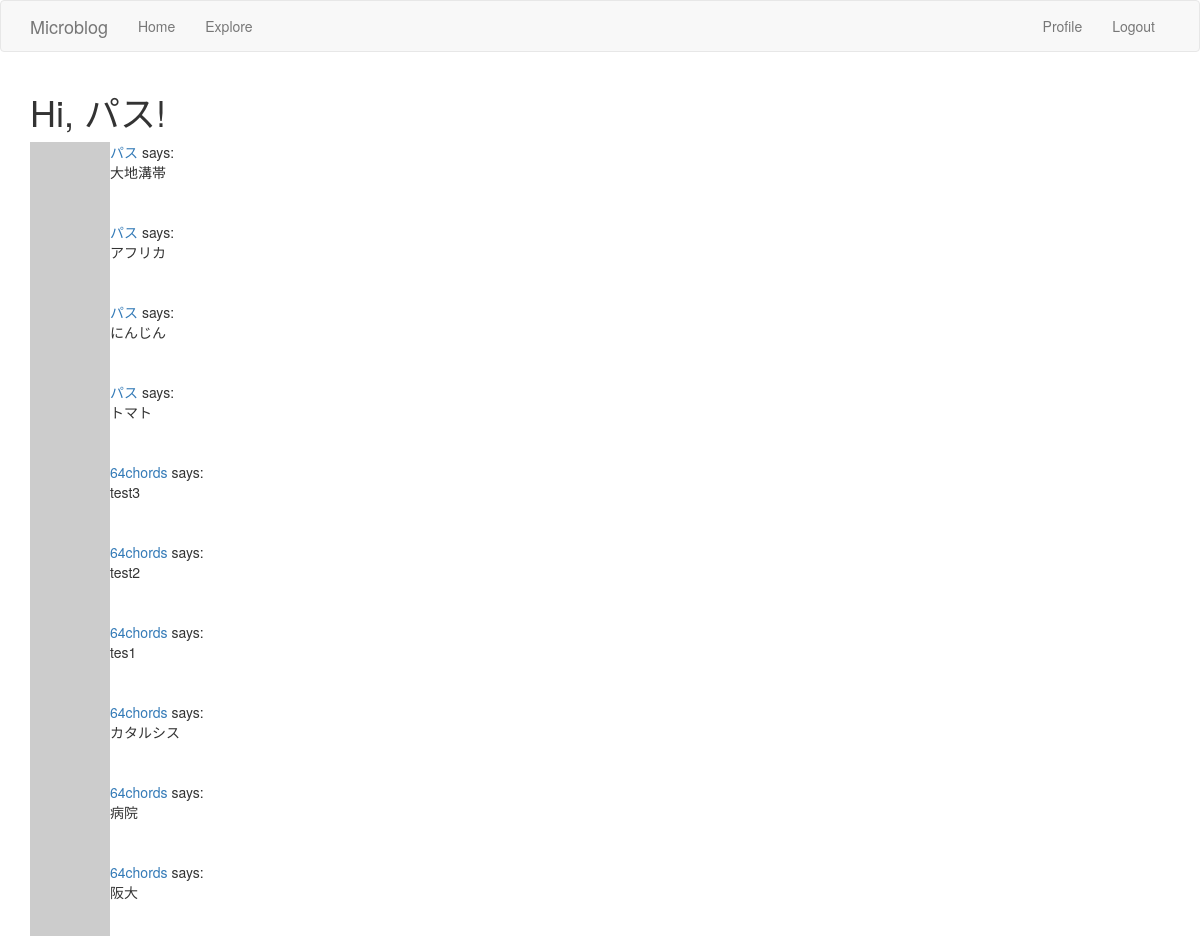
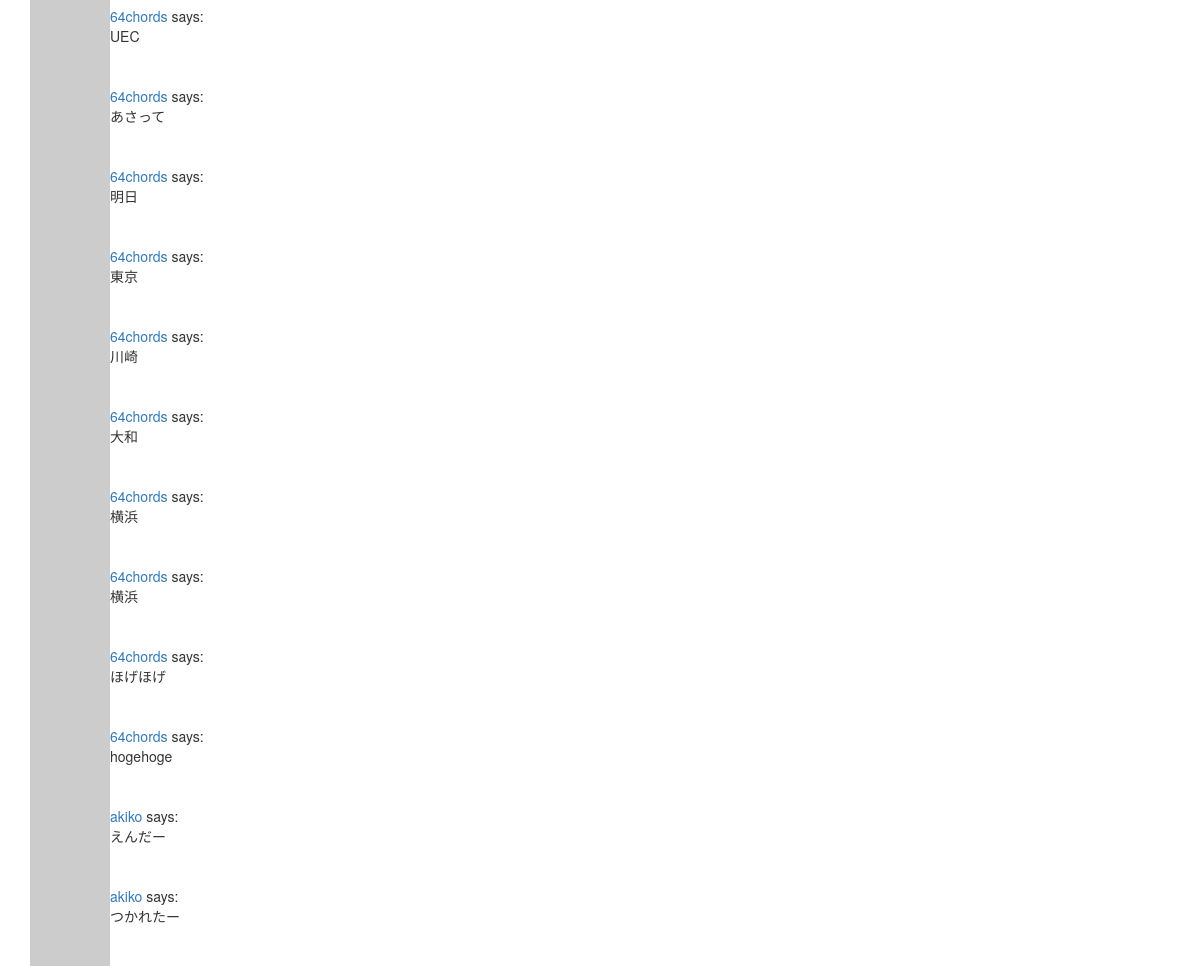
Screenshot of /explore (signed in) with the database file from the repository (2 pictures, top to bottom).
### app/models.py (models this page shows, shortened)
class User(UserMixin,db.Model):
    id = db.Column(db.Integer,primary_key=True)
    username = db.Column(db.String(64),index=True,unique=True)
    email = db.Column(db.String(120),index=True,unique=True)
    password_hash = db.Column(db.String(128))
    about_me = db.Column(db.String(140))
    last_seen = db.Column(db.DateTime,default=datetime.utcnow)
    """
    a db.relationship field is normally defined on the “one” side, and
    is used as a convenient way to get access to the “many”.
    """
    posts = db.relationship("Post",backref="author",lazy="dynamic")
    """
    フォロー・フォロワーの関係を追加
    "User": セルフ参照の関係なので自分自身
    secondary: 関係性を表す関係テーブル
    followers.c.**: cはColumnsを表すプロパティ
    詳細はp.134~135を参照のこと（８．３節）
    """
    followed = db.relationship(
        "User",secondary=followers,
        primaryjoin=(followers.c.follower_id == id),
        secondaryjoin=(followers.c.followed_id == id),
        backref=db.backref("followers",lazy="dynamic"),lazy="dynamic"
    )
    def avatar(self,size):
        digest = md5(self.email.lower().encode('utf-8')).hexdigest()
        return "https://www.gravatar.com/avatar/{}?d=identicon&s={}".\
            format(digest,size)

class Post(db.Model):
    id = db.Column(db.Integer,primary_key=True)
    body = db.Column(db.String(140))
    timestamp = db.Column(db.DateTime,index=True,default=datetime.utcnow)
    user_id = db.Column(db.Integer,db.ForeignKey('user.id'))

### app/routes.py (the view)
@app.route("/explore")
@login_required
def explore():
    page = request.args.get("page",1,type=int)
    posts = Post.query.order_by(Post.timestamp.desc()).paginate(
        page,app.config["POSTS_PER_PAGE"],False)
    next_url = url_for('index',page=posts.next_num)\
        if posts.has_next else None
    prev_url = url_for('index',page=posts.prev_num)\
        if posts.has_prev else None
    """
    index.htmlと大差ないため、レンダリングで使用する。
    postフォームは不要のため、引数には含めない。
    """
    return render_template("index.html",title="Explore",posts=posts.items,
        next_url=next_url,prev_url=prev_url)

### app/models.py (called while the page is built)
@login.user_loader
def load_user(id):
    return User.query.get(int(id))

### app/routes.py (called while the page is built)
@app.before_request
def before_request():
    if current_user.is_authenticated:
        current_user.last_seen = datetime.utcnow()
        db.session.commit()

### app/templates/index.html (shortened to what this page needs)
{% extends "base.html" %}
{% block app_content %}
  <h1>Hi, {{ current_user.username }}!</h1>
  {% for post in posts %}
    {% include '_post.html' %}
  {% endfor %}
{% endblock %}

### app/templates/_post.html
<table>
  <tr valign="top">
    <td><img src="{{ post.author.avatar(36) }}" alt=""></td>
    <td><a href="{{ url_for('user',username=post.author.username) }}">{{ post.author.username }}</a> says:<br>{{ post.body }}</td>
  </tr>
</table>

### rows the page displays
User: username "パス"
Post: author.username "パス", body "大地溝帯"
Post: author.username "パス", body "アフリカ"
Post: author.username "パス", body "にんじん"
Post: author.username "パス", body "トマト"
Post: author.username "64chords", body "test3"
Post: author.username "64chords", body "test2"
Post: author.username "64chords", body "tes1"
Post: author.username "64chords", body "カタルシス"
Post: author.username "64chords", body "病院"
Post: author.username "64chords", body "阪大"
Post: author.username "64chords", body "UEC"
Post: author.username "64chords", body "あさって"
Post: author.username "64chords", body "明日"
Post: author.username "64chords", body "東京"
Post: author.username "64chords", body "川崎"
Post: author.username "64chords", body "大和"
Post: author.username "64chords", body "横浜"
Post: author.username "64chords", body "横浜"
Post: author.username "64chords", body "ほげほげ"
Post: author.username "64chords", body "hogehoge"
Post: author.username "akiko", body "えんだー"
Post: author.username "akiko", body "つかれたー"
